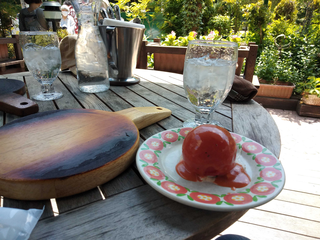
#> input picture tomato_sample.png, 320 x 240 px
$ jupyter execute notebook11.ipynb   (shell and % lines are left out)
#> lines starting #> are read from the running program, lines starting #| are printed output that depends on the picture; after the words box and inside, x2 and y2 are one past the last pixel; in counts of white or black regions, pixels touching at a corner belong together
# マルチメディア処理入門 第11回
[](https://colab.research.google.com/github/schwalbe1996/multimedia_intro/blob/main/notebook11.ipynb)

Google Colabで試したい場合は、上のボタンをクリックして、「ドライブにコピー」を実行してください。（ドライブにコピーしないとコードを変更しても保存できません）

[cell 1]
import numpy as np
import matplotlib.pyplot as plt
from pylab import cm
import cv2

## 画像ファイルの読み込み
- このノートブックと同じフォルダに画像ファイル(tomato_sample.png)を置いてください。
- 今日はモノクロ画像として扱います

[cell 2]
# colabユーザだけここを実行

[cell 3]
image = cv2.imread("tomato_sample.png",0)
#> image: shape (240, 320); min 0, max 255, mean 120.3

## 画像表示用の関数

[cell 4]
# opencvではカラー画像の表現がBGR（青・緑・赤）の順番なのに対して、matplotlibではRGB（赤・緑・青）の順番なので、
# plt.imshow(image)ではなく、plt.imshow(image[:,:,::-1])とやってBGR⇒RGBに順番を入れ替えておく
def show_image(data,title=None):
#> called with title = 'original'
    plt.figure(figsize=(10,10))
    if data.ndim == 3:
        plt.imshow(data[:,:,::-1])
    else:
        plt.imshow(data,cmap=cm.gray)
        plt.colorbar()
    plt.title(title)
    plt.show()

[cell 5]
# 講義資料のように3次元プロットしたい場合はこちらも実行してください
from mpl_toolkits.mplot3d import Axes3D

def show_image3d(data,title=None):
    x = np.arange(data.shape[1])
    y = np.arange(data.shape[0])
    xx,yy = np.meshgrid(x,y)

    fig = plt.figure(figsize=(10,10))
    ax = fig.add_subplot(111, projection='3d')
    ax.view_init(elev=30, azim=30) # 3次元の視点角を設定します。

    #ax.set_zlim(-2,8) # ｚ軸の範囲を設定したい場合はコメントを外してください

    sp = ax.plot_surface(xx,yy,data,cmap=cm.jet,vmin=None,vmax=None)
    fig.colorbar(sp,shrink=0.5)

    ax.set_xlabel("x")
    ax.set_ylabel("y")
    #ax.set_zlabel("log(power)")

    fig.show()

## 下準備　: 画像にノイズを加える
- 平均0，分散適当のガウス分布に従うノイズを用意します。

[cell 6]
show_image(image, "original")

noise = np.random.normal(0, 15, image.shape)
show_image(noise, "noise")
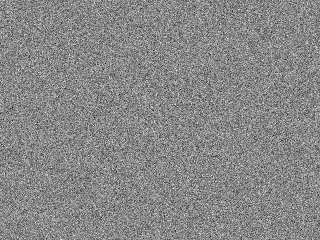
#> noise: shape (240, 320) float64; min -72.78, max 63.63, mean 0; drawn with min black and max white

src = noise + image
# 0〜255の範囲に収まってない画素は 0 or 255にしておく
src = np.clip(src, 0, 255)
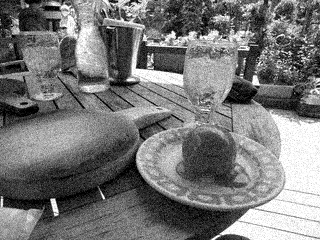
#> src: shape (240, 320) float64; min 0, max 255, mean 119.9
src = src.astype(np.uint8)
show_image(src, "source image")

## 離散フーリエ変換してみましょう

### まずは元の画像に対して離散フーリエ変換

[cell 7]
freq = np.fft.fft2(image)

# 離散フーリエ変換した結果は複素数になるので、可視化のために対数パワースペクトルに変換
power_spectrum = np.log( np.abs(freq) )
plt.imshow(power_spectrum)

[cell 8]
# 上の結果だと低周波成分が図中の端にきて見にくいので、低周波成分が図の中央に寄るように加工します
power_spectrum = np.fft.fftshift(power_spectrum)
plt.imshow(power_spectrum)

[cell 9]
# 3D表示したい人だけ
show_image3d(power_spectrum)
#> in show_image3d, `sp = ax.plot_surface(xx,yy,data,cmap=cm.jet,vmin=None,vmax=None)`:
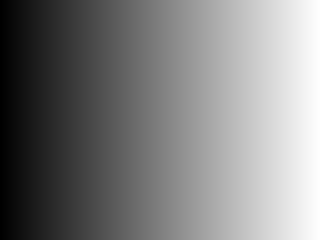
#> xx: shape (240, 320) int64; min 0, max 319, mean 159.5; drawn with min black and max white

### 離散逆フーリエ変換

[cell 10]
rev_image = np.fft.ifft2(freq)

# 逆フーリエ変換した結果も複素数になるので、絶対値を取ってます。
rev_image = np.abs(rev_image)
show_image(rev_image)

### 画像⇒平均値フィルタ
- 前回行った、3x3の平均値フィルタを実行した結果
- 今回の講義で説明した方法
    1. (ノイズ入り）画像を離散フーリエ変換
    2. 3x3平均値フィルタも離散フーリエ変換
    3. (1)×(2)を計算
    4. (3)の結果を逆離散フーリエ変換

[cell 11]
# まずは3x3の平均値フィルタを畳み込む処理
output = cv2.blur(src, ksize=(3,3))
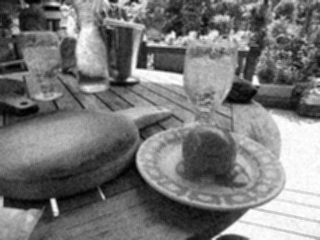
#> output: shape (240, 320); min 0, max 255, mean 119.4
show_image(output, "mean filter (3x3)")

[cell 12]
# ノイズ入り画像を離散フーリエ変換して、パワースペクトルを表示してみましょう
freq_noisy = np.fft.fft2(src)
power_spectrum = np.log( np.abs(freq_noisy) )
power_spectrum = np.fft.fftshift(power_spectrum)
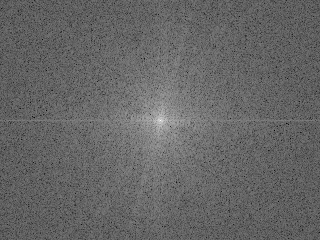
#> power_spectrum: shape (240, 320) float64; min 3.51, max 16.03, mean 8.53; drawn with min black and max white
plt.imshow(power_spectrum)
plt.colorbar()
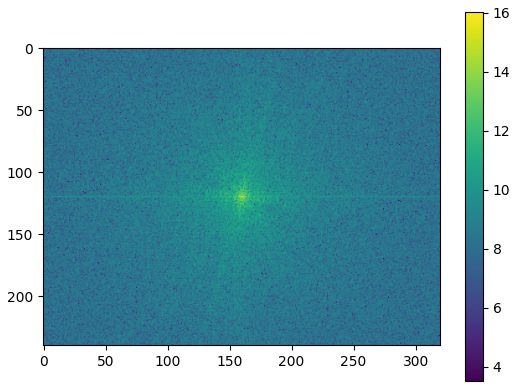
#> figure drawn by matplotlib, 2 panels

[cell 13]
# 3x3の平均値フィルタを離散フーリエ変換して、パワースペクトルを表示してみましょう
mfilter = np.zeros(src.shape)
mfilter[-1,-1] = 1/9
mfilter[-1,0] = 1/9
mfilter[-1,1] = 1/9
mfilter[0,-1] = 1/9
mfilter[0,0] = 1/9
mfilter[0,1] = 1/9
mfilter[1,-1] = 1/9
mfilter[1,0] = 1/9
mfilter[1,1] = 1/9

freq_mean = np.fft.fft2(mfilter)
power_spectrum = np.abs(freq_mean)
power_spectrum = np.fft.fftshift(power_spectrum)
plt.imshow(power_spectrum)
plt.colorbar()
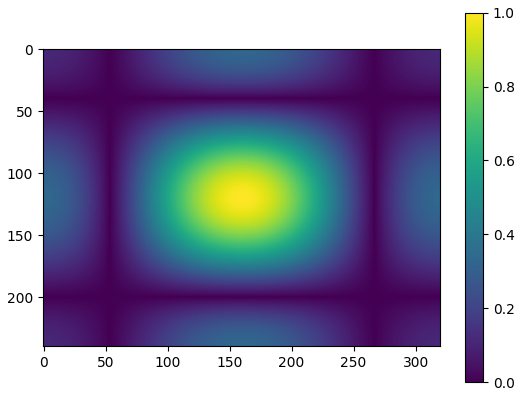
#> figure drawn by matplotlib, 2 panels

[cell 14]
# 周波数領域で画像とフィルタを掛け算
freq_dst = freq_noisy * freq_mean
power_spectrum = np.log( np.abs(freq_dst) + 1e-10 ) # log(0)がエラーになるのですごく小さい数を足してます。
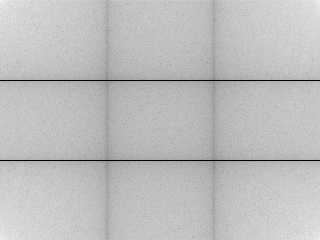
#> power_spectrum: shape (240, 320) float64; min -23.03, max 16.03, mean 6.14; drawn with min black and max white
power_spectrum[ power_spectrum == np.log(1e-10) ] = np.nan
#> power_spectrum: shape (240, 320) float64; 0.14% of pixels changed, all inside (x1, y1, x2, y2) = (0, 80, 311, 161)
power_spectrum = np.fft.fftshift(power_spectrum)
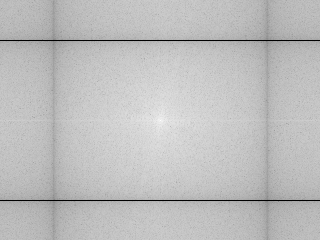
#> power_spectrum: shape (240, 320) float64; 0.14% of the values are NaN or infinite; the others: min -23.03, max 16.03, mean 6.18; drawn with min black, max white, NaN and infinite black
plt.imshow(power_spectrum)
plt.colorbar()
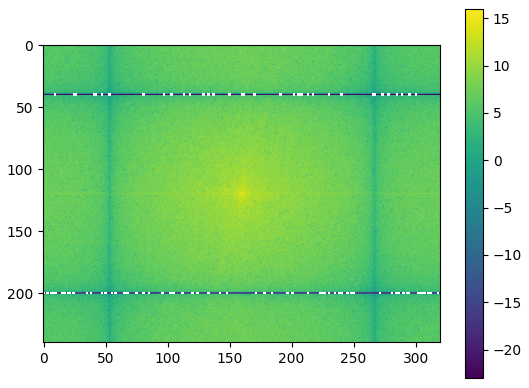
#> figure drawn by matplotlib, 2 panels

[cell 15]
# 周波数領域で画像とフィルタを掛け算した結果を逆離散フーリエ変換
dst = np.fft.ifft2(freq_dst)

# 逆フーリエ変換した結果も複素数になるので、絶対値を取ってます。
dst = np.abs(dst)
show_image(dst)

$ run again, with MyHand1.png copied over tomato_sample.png
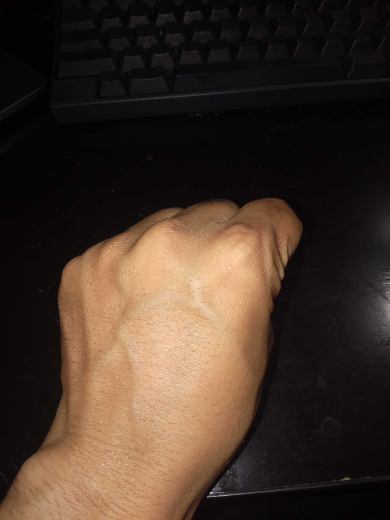
#> input picture MyHand1.png, 390 x 520 px
#> `power_spectrum = np.fft.fftshift(power_spectrum)`:
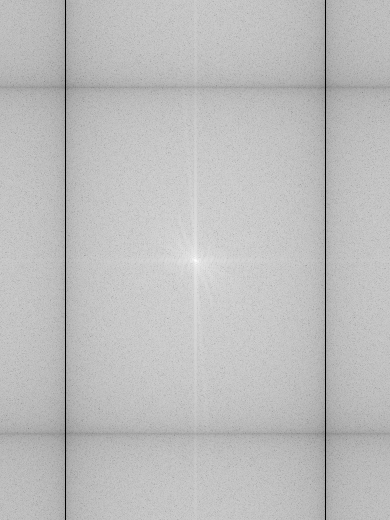
#> power_spectrum: shape (520, 390) float64; min -23.03, max 16.24, mean 6.16; drawn with min black and max white
#> `[cell 14]`:
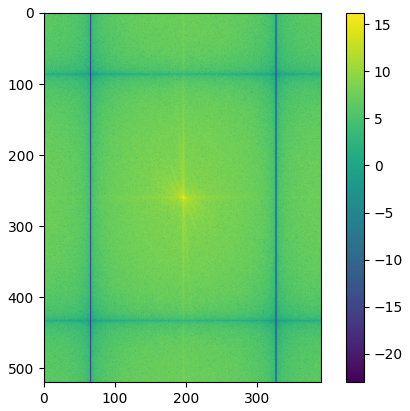
#> figure drawn by matplotlib, 2 panels

$ run again, with MyHand2.png copied over tomato_sample.png
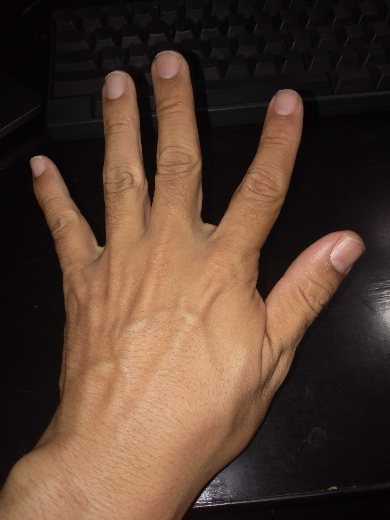
#> input picture MyHand2.png, 390 x 520 px
#> `[cell 14]`:
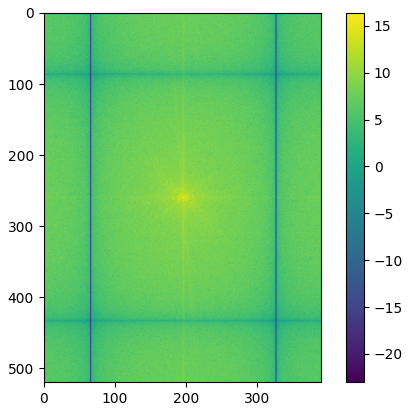
#> figure drawn by matplotlib, 2 panels
